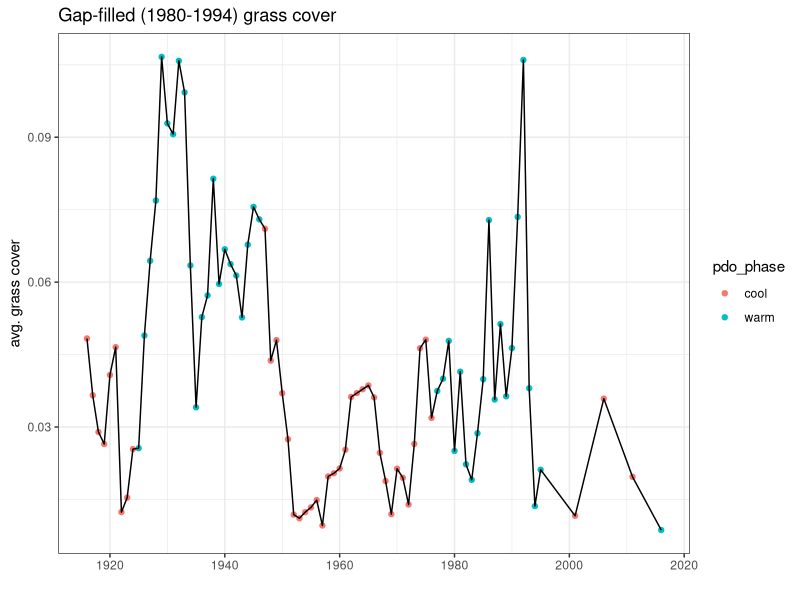
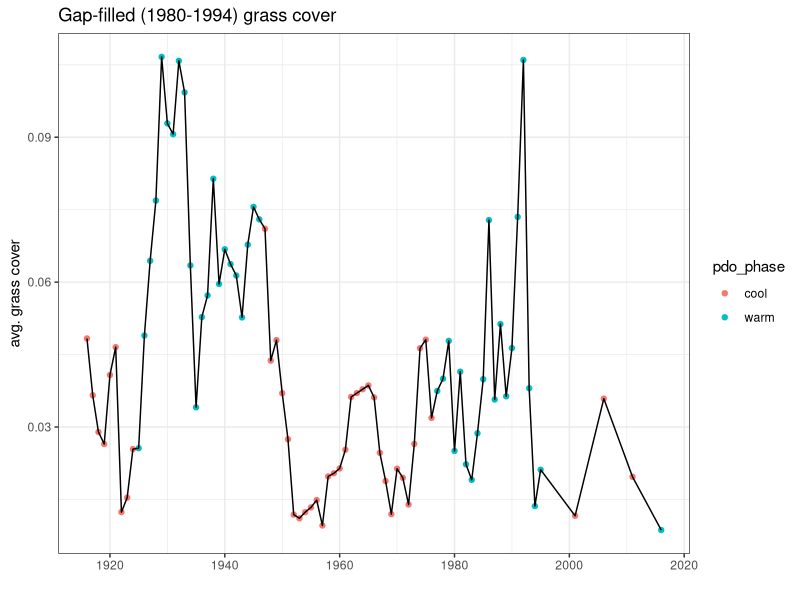

The R script that drew these images, in order:
#' Model grass cover based on forage production 1980-1994
#' EMC 7/8/21

library(dplyr)
library(ggplot2)

# read in CDRRC forage data
forage = read.csv('CDRRC/CDRRC pasture 1 long term forage production.csv', skip=2)
# read in quadrat time series
yearlygrass = read.csv('data/grass_shrub_trends_yearly.csv')

# combine data; create linear model based on overlap
foragecover = merge(forage, yearlygrass, by.x='year', by.y='project_year') %>%
  dplyr::select(year, mean_grass, forage=forage.production..kg.ha.1.)

model1 = lm(mean_grass ~ forage, data=foragecover)
summary(model1)

# predict cover values 1980-1994
forage_1980_1994 = dplyr::filter(forage, year %in% 1980:1994) %>%
  dplyr::select(year, forage=forage.production..kg.ha.1.) %>%
  dplyr::mutate(mean_grass = NA)

p = predict(model1, forage_1980_1994)
forage_1980_1994$mean_grass = p

# combine into grass timeseries
yearlygrass_gapfilled = yearlygrass %>%
  dplyr::select(year=project_year, mean_grass) %>%
  merge(forage_1980_1994, all=T)

# plot new time series (with pdo phases)
phases = read.csv('data/PDO_phases_byyear.csv')
yearlygrass_phase = merge(yearlygrass_gapfilled, phases)
gapfilledplot = ggplot(yearlygrass_phase, aes(x=as.numeric(year), y=mean_grass)) +
  geom_point(aes(color=pdo_phase)) +
  geom_line() +
  xlab('') +
  ylab('avg. grass cover') +
  ggtitle('Gap-filled (1980-1994) grass cover') +
  theme_bw()
gapfilledplot
ggsave('Figures/grass_gapfilled_by_CDRRC.png', plot=gapfilledplot, width=5, height=3)
write.csv(yearlygrass_gapfilled[,c('year','mean_grass')], 'CDRRC/yearly_grass_gapfilled.csv', row.names=F)
